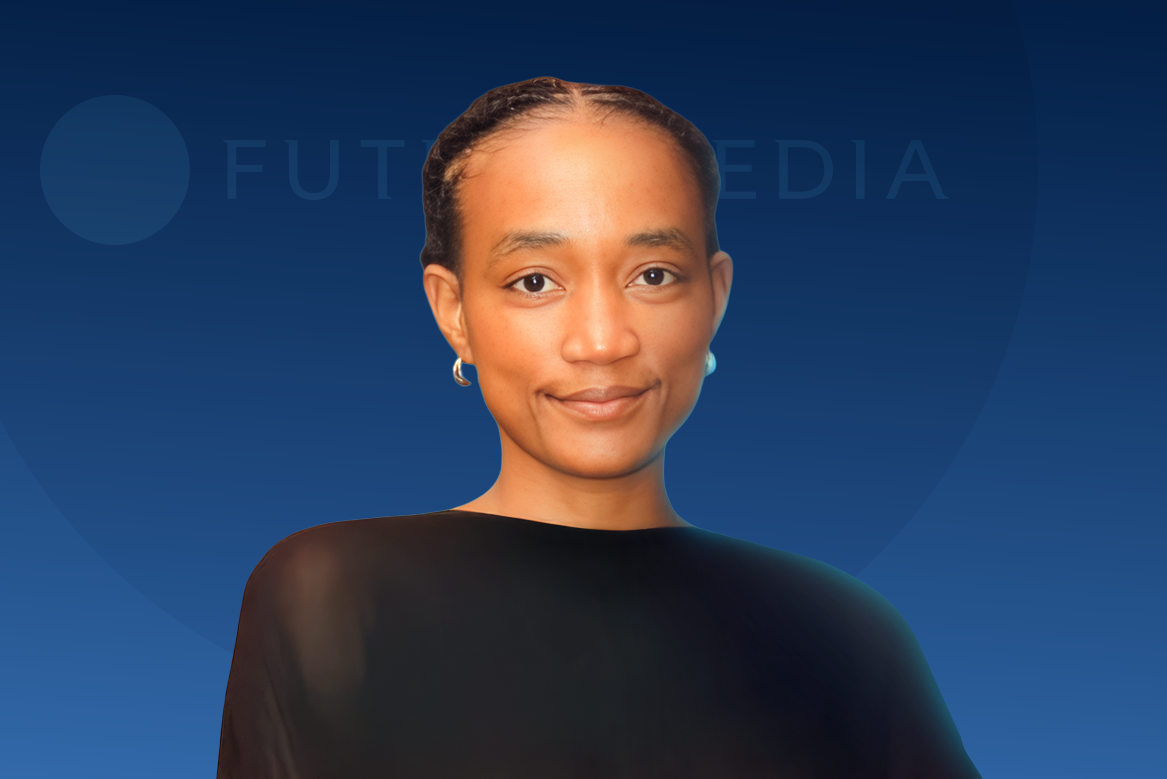
#> input picture dist/assets/Team/FM_Team_Alina.png, 1167 x 779 px; its folder holds only this picture in this run
$ python clean_team_watermarks.py
#> lines starting #> are read from the running program, lines starting #| are printed output that depends on the picture; after the words box and inside, x2 and y2 are one past the last pixel; in counts of white or black regions, pixels touching at a corner belong together
from pathlib import Path
import numpy as np
from PIL import Image, ImageFilter

BACKUP = Path(r"c:\futuremediamainwebsite\futuremediaweb\site\public\assets\Team_backup_watermark")
OUT = Path(r"c:\futuremediamainwebsite\futuremediaweb\site\public\assets\Team")

def clean(src: Path, dest: Path) -> None:
    im = Image.open(src).convert("RGBA")
#> im is the input picture: PIL image 1167x779 RGBA; mean R, G, B, A 43.6, 61.7, 91.4, 255
    arr = np.array(im).astype(np.float32)
    h, w = arr.shape[:2]
    corners = np.vstack([
        arr[4:28, 4:28, :3].reshape(-1, 3),
        arr[4:28, w - 28 : w - 4, :3].reshape(-1, 3),
        arr[h - 36 : h - 8, 4:28, :3].reshape(-1, 3),
        arr[h - 36 : h - 8, w - 28 : w - 4, :3].reshape(-1, 3),
    ])
#> corners = 2496 rows, first 8: [6, 33, 72], [6, 33, 72], [6, 33, 72], [6, 33, 72], [6, 33, 72], [6, 33, 72], [6, 33, 72], [6, 33, 72]
    bg = np.median(corners, axis=0)
#> bg = [43, 94, 155]
    rgb = arr[:, :, :3]
    diff = np.linalg.norm(rgb - bg, axis=2)
    # Broad navy / watermark cleanup away from the subject
    yy, xx = np.ogrid[:h, :w]
    cx, cy = w * 0.5, h * 0.58
    ell = ((xx - cx) / (w * 0.36)) ** 2 + ((yy - cy) / (h * 0.48)) ** 2
    outside = ell > 0.92
    # Any pixel that still looks like blue field / faint white logo
    blueish = (rgb[:, :, 2] >= rgb[:, :, 0] - 5) & (rgb[:, :, 2] >= rgb[:, :, 1] - 8)
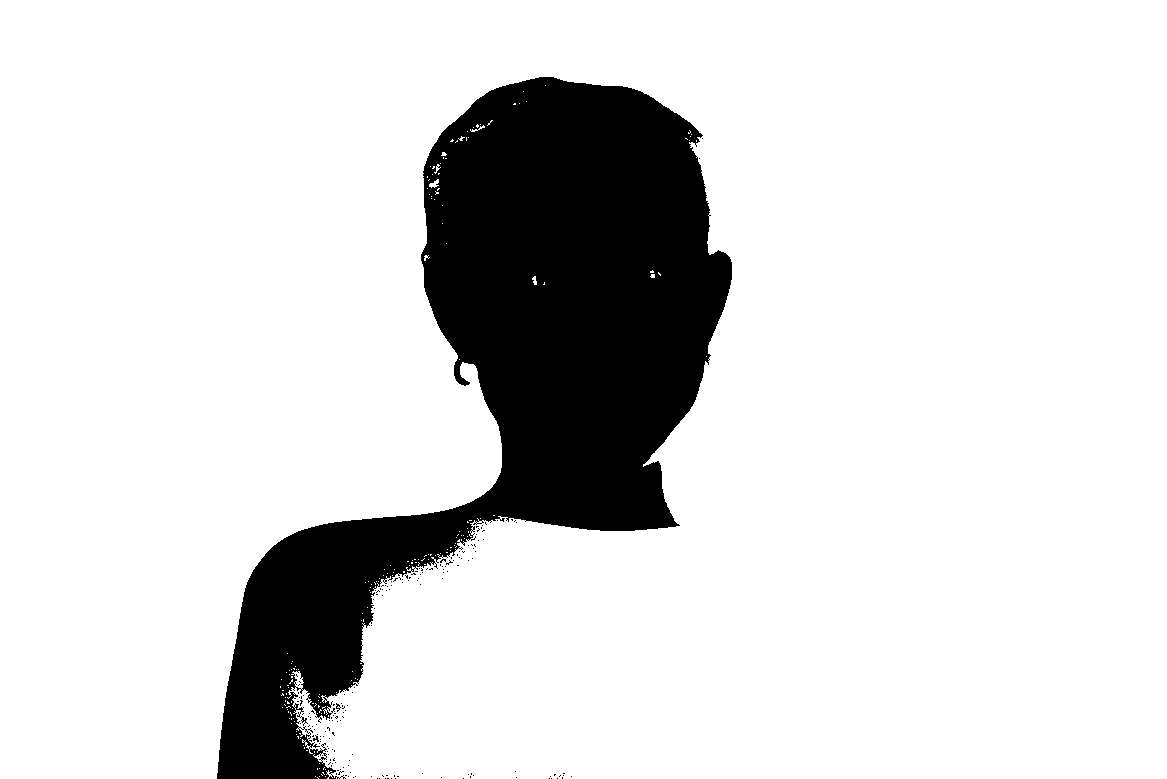
#> blueish: shape (779, 1167) bool; 84.8% white; 185 black regions (182 under 20 px), largest, box (x1, y1, x2, y2) and area: (217, 77, 732, 779) 138178, (336, 703, 341, 712) 20, (313, 735, 319, 742) 20
    soft = (diff < 110) & blueish & outside
#> soft: shape (779, 1167) bool; 43.2% white; 4 white regions (3 under 20 px), largest, box (x1, y1, x2, y2) and area: (0, 2, 1167, 779) 392500
    hard = (diff < 58) & outside
#> hard: shape (779, 1167) bool; 18.7% white; 3 white regions, box (x1, y1, x2, y2) and area: (0, 345, 237, 779) 87483, (920, 370, 1167, 779) 81653, (64, 224, 158, 245) 1143
    mask = soft | hard
    out = arr.copy()
    out[mask, 0] = bg[0]
    out[mask, 1] = bg[1]
    out[mask, 2] = bg[2]
    # Second pass: kill residual faint text near top half outside torso
    top = yy < h * 0.48
    residual = top & outside & (diff < 130) & blueish
#> residual: shape (779, 1167) bool; 29.7% white; 1 white region, box (x1, y1, x2, y2) and area: (0, 0, 1167, 374) 269948
    out[residual, 0] = bg[0]
    out[residual, 1] = bg[1]
    out[residual, 2] = bg[2]
    img = Image.fromarray(np.clip(out, 0, 255).astype(np.uint8))
    # Soft edge blend around subject
    img = img.filter(ImageFilter.SMOOTH_MORE)
    # Restore sharper subject from original using ellipse mask
    orig = Image.open(src).convert("RGBA")
    keep = Image.new("L", (w, h), 0)
#> keep: PIL image 1167x779 L; every value is 0
    keep_arr = np.array(keep)
    keep_arr[ell <= 0.88] = 255
#> keep_arr: shape (779, 1167); 47.3% white; 1 white region, box (x1, y1, x2, y2) and area: (190, 102, 978, 779) 429626
    keep_arr[(ell > 0.88) & (ell <= 1.05)] = ((1.05 - ell[(ell > 0.88) & (ell <= 1.05)]) / 0.17 * 255).astype(np.uint8)
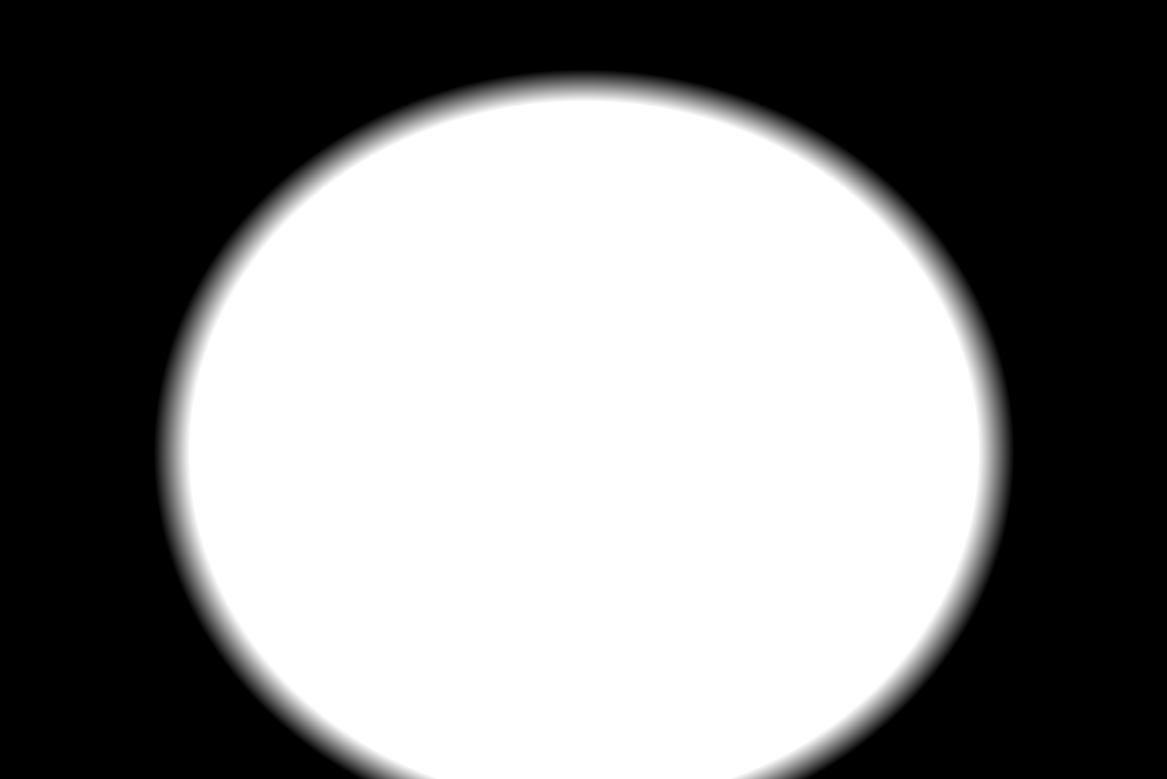
#> keep_arr: shape (779, 1167); min 0, max 255, mean 130.6
    keep = Image.fromarray(keep_arr, mode="L")
    final = Image.composite(orig, img, keep)
    # Final navy fill for pure outside
    farr = np.array(final).astype(np.float32)
    fdiff = np.linalg.norm(farr[:, :, :3] - bg, axis=2)
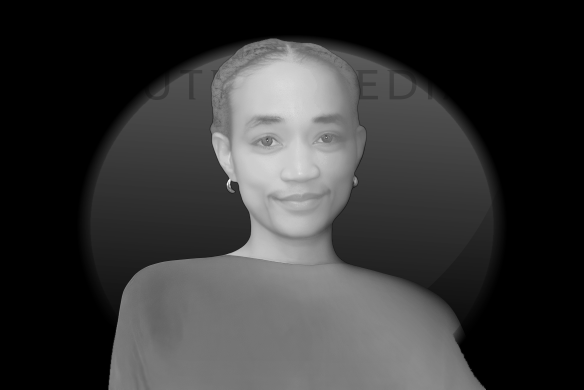
#> fdiff: shape (779, 1167) float32 (shown at 1/2 size); min 0, max 282.7, mean 59.8; drawn with min black and max white
    fill = (ell > 1.08) & (fdiff < 140) & (farr[:, :, 2] >= farr[:, :, 0] - 8)
#> fill: shape (779, 1167) bool; 42.7% white; 11 white regions (9 under 20 px), largest, box (x1, y1, x2, y2) and area: (0, 0, 1167, 779) 387431, (291, 743, 347, 779) 576
    farr[fill, 0] = bg[0]
    farr[fill, 1] = bg[1]
    farr[fill, 2] = bg[2]
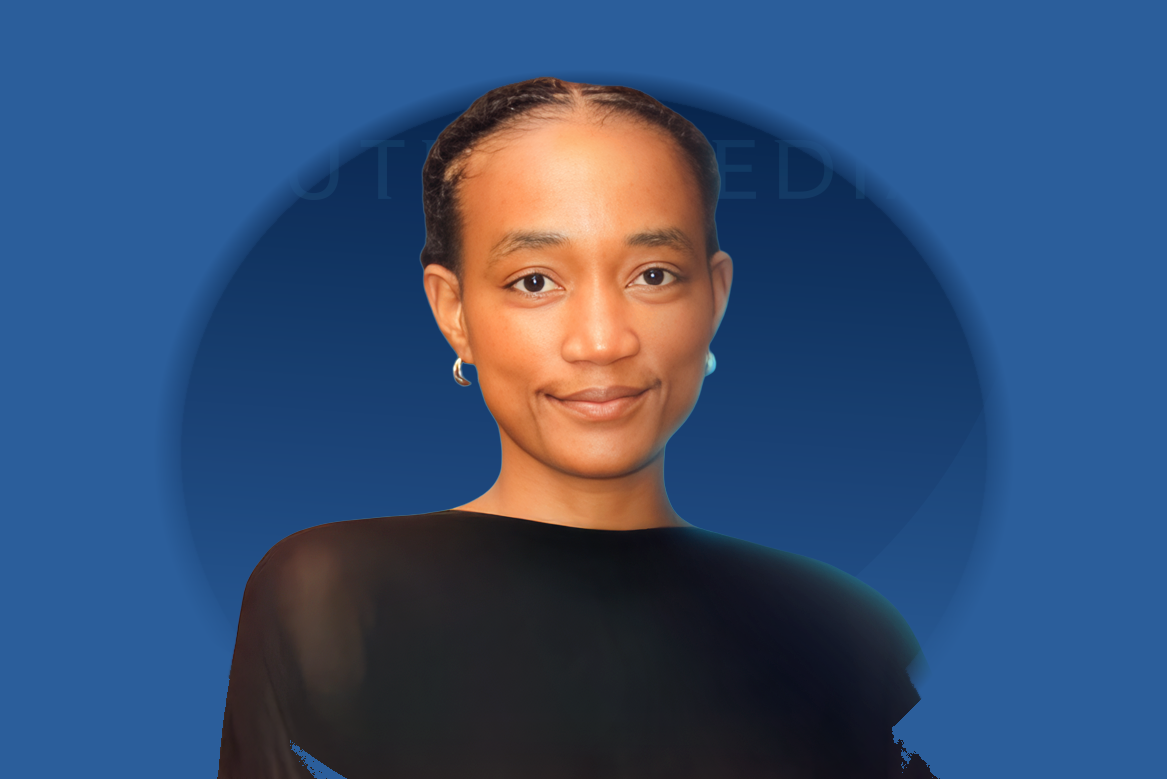
#> farr: shape (779, 1167, 4) float32; mean R, G, B, A 54.1, 78.9, 114.7, 255.9
    Image.fromarray(np.clip(farr, 0, 255).astype(np.uint8)).save(dest)
    print(f"cleaned {src.name}")

def main() -> None:
    src_dir = BACKUP if BACKUP.exists() else OUT
    for path in sorted(src_dir.glob("FM_Team_*.png")):
        clean(path, OUT / path.name)

if __name__ == "__main__":
    main()

$ run again, on dist/assets/Team/FM_Team_Juan.png
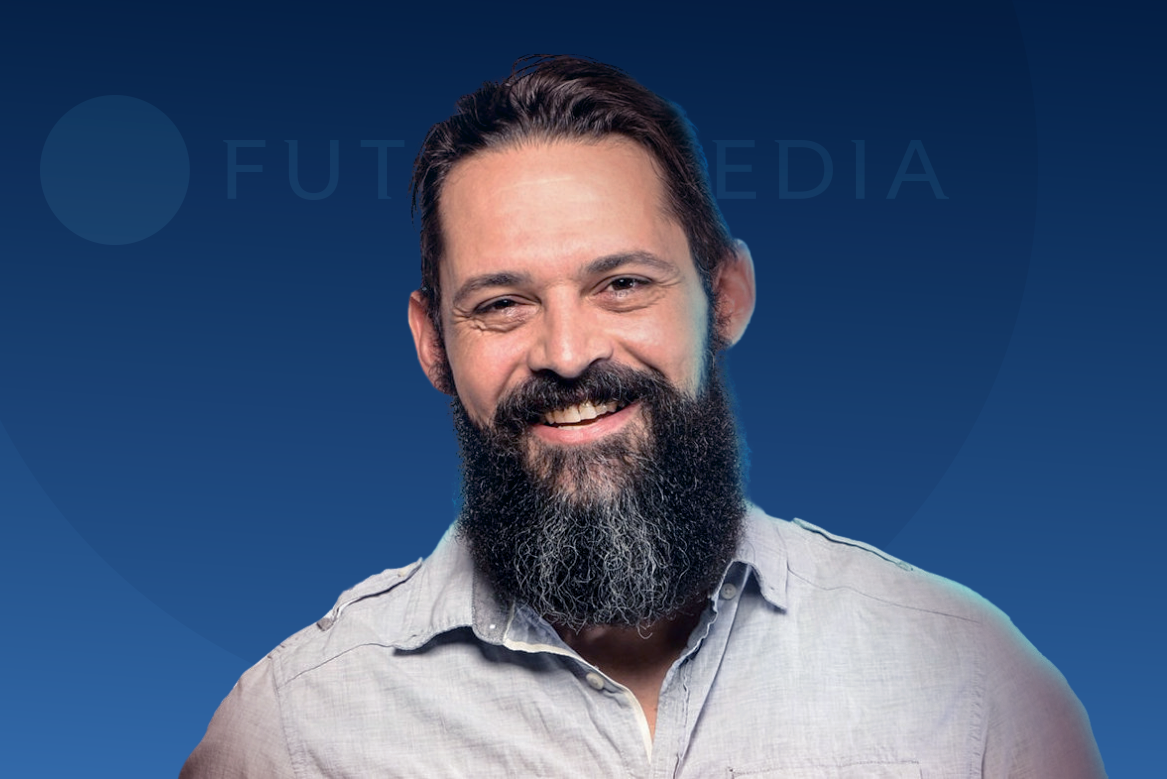
#> input picture dist/assets/Team/FM_Team_Juan.png, 1167 x 779 px
#> in clean, im is the input picture: PIL image 1167x779 RGBA; mean R, G, B, A 65, 84.8, 116.9, 255
#> corners = 2496 rows, first 8: [6, 33, 72], [6, 33, 72], [6, 33, 72], [6, 33, 72], [6, 33, 72], [6, 33, 72], [6, 33, 72], [6, 33, 72]
#> bg = [43, 94, 155]
#> in clean, `blueish = (rgb[:, :, 2] >= rgb[:, :, 0] - 5) & (rgb[:, :, 2] >= rgb[:,..`:
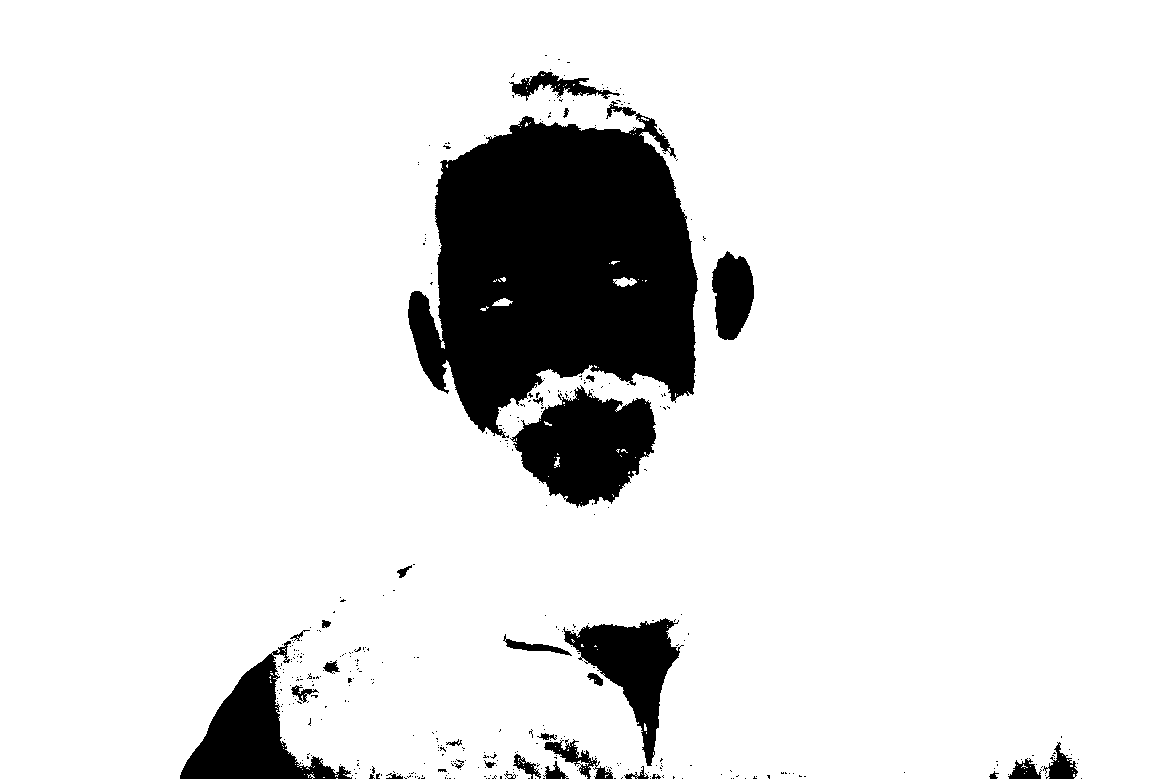
#> blueish: shape (779, 1167) bool; 89% white; 404 black regions (373 under 20 px), largest, box (x1, y1, x2, y2) and area: (408, 101, 698, 438) 64925, (510, 385, 656, 508) 11045, (180, 641, 352, 779) 8860
#> soft: shape (779, 1167) bool; 41.1% white; 70 white regions (62 under 20 px), largest, box (x1, y1, x2, y2) and area: (0, 2, 1167, 779) 372541, (505, 66, 539, 86) 164, (514, 57, 543, 72) 139
#> hard: shape (779, 1167) bool; 16.3% white; 5 white regions (2 under 20 px), largest, box (x1, y1, x2, y2) and area: (0, 345, 257, 779) 86627, (959, 370, 1167, 779) 60568, (64, 224, 158, 245) 1143
#> residual: shape (779, 1167) bool; 29.5% white; 44 white regions (40 under 20 px), largest, box (x1, y1, x2, y2) and area: (0, 0, 1167, 374) 267590, (538, 84, 559, 95) 77, (509, 90, 526, 100) 60, (563, 88, 572, 94) 29
#> keep: PIL image 1167x779 L; every value is 0
#> fill: shape (779, 1167) bool; 41.6% white; 21 white regions (19 under 20 px), largest, box (x1, y1, x2, y2) and area: (0, 0, 1167, 779) 377875, (317, 763, 328, 775) 49
#> in clean, `Image.fromarray(np.clip(farr, 0, 255).astype(np.uint8)).save(dest)`:
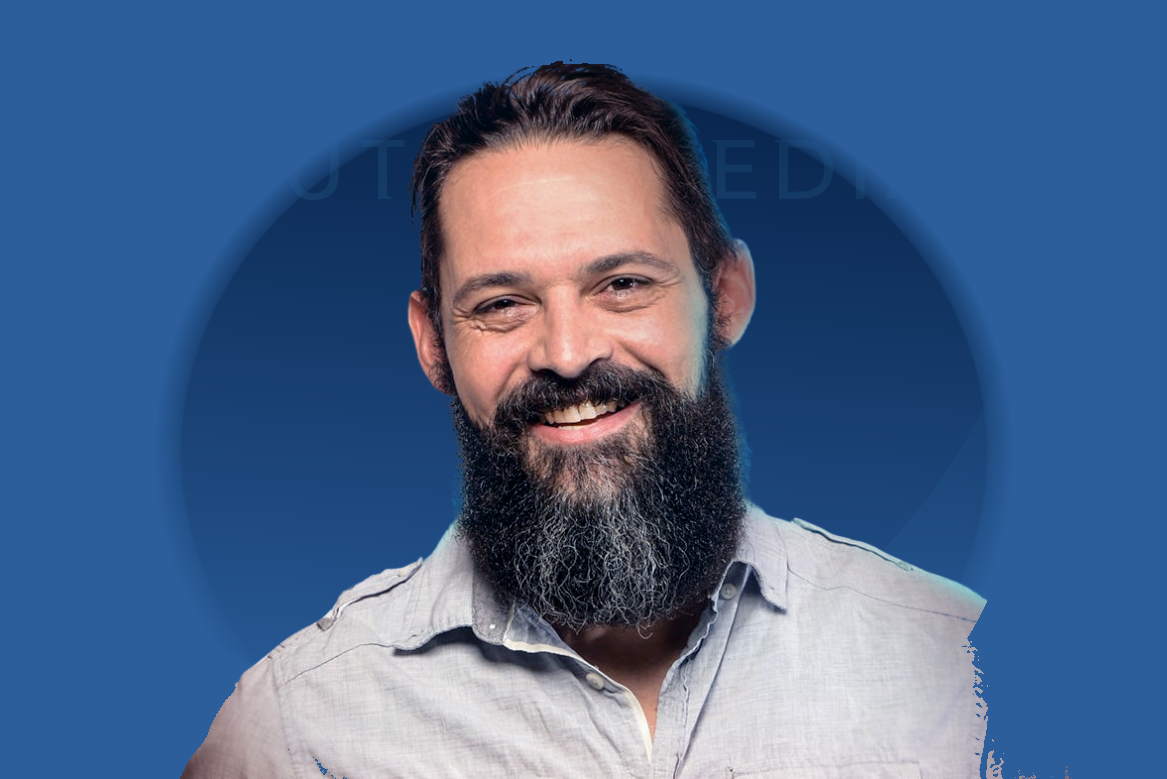
#> saved as FM_Team_Juan.png: PIL image 1167x779 RGBA; mean R, G, B, A 73.6, 100.6, 139.8, 255
